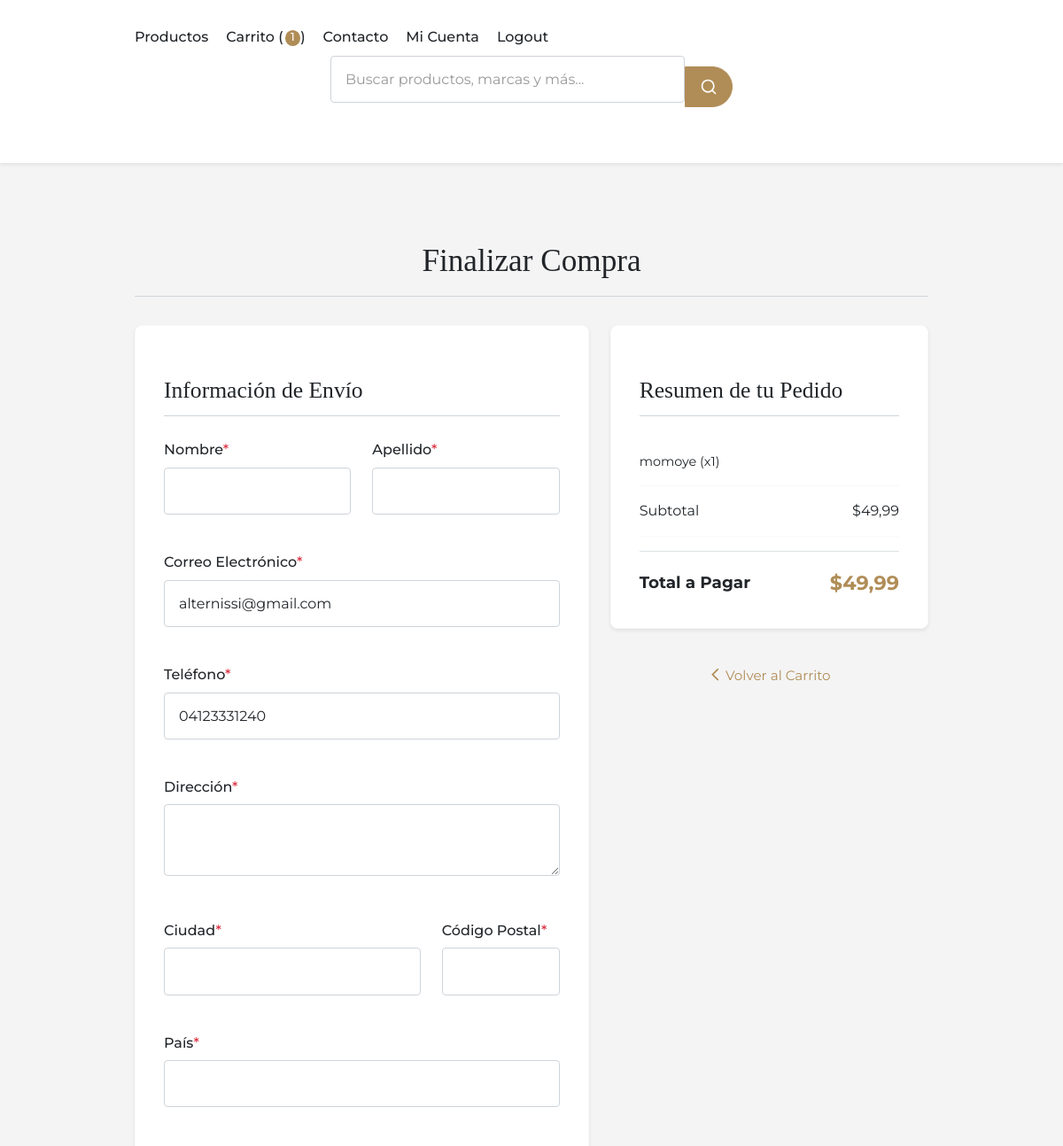
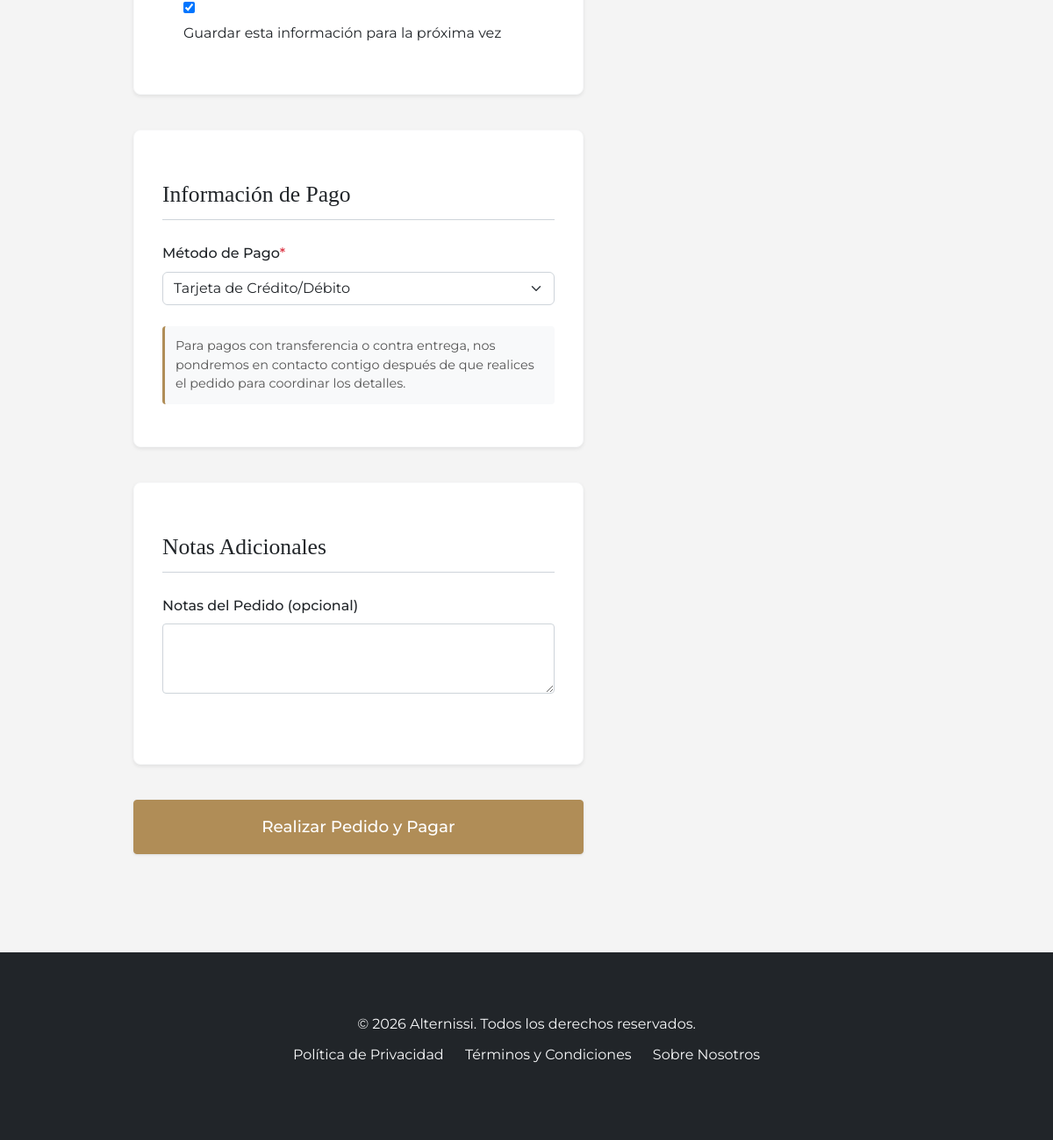
Screenshot of /checkout/ (signed in) with the database file from the repository (2 pictures, top to bottom).
### post/models.py (models this page shows, shortened)
class TimeStampedModel(models.Model):
    creado = models.DateTimeField(auto_now_add=True, db_index=True)
    actualizado = models.DateTimeField(auto_now=True)
    class Meta:
        abstract = True

class Cliente(TimeStampedModel):
    usuario = models.OneToOneField(
        User,
        on_delete=models.CASCADE,
        null=True,
        blank=True,
        related_name='cliente'
    )
    nombre = models.CharField(max_length=100)
    apellido = models.CharField(max_length=100)
    email = models.EmailField(unique=True)
    telefono = models.CharField(max_length=20, blank=True)
    direccion = models.TextField(blank=True)
    ciudad = models.CharField(max_length=100, blank=True)
    codigo_postal = models.CharField(max_length=20, blank=True)
    pais = models.CharField(max_length=100, blank=True)
    fecha_nacimiento = models.DateField(null=True, blank=True)
    acepta_marketing = models.BooleanField(default=False)
    class Meta:
        ordering = ['apellido', 'nombre']
        indexes = [
            models.Index(fields=['apellido', 'nombre']),
            models.Index(fields=['email']),
        ]

class ItemCarrito(models.Model):
    carrito = models.ForeignKey(
        'Carrito', # Ahora Carrito está antes, así que esto es seguro.
        related_name='items',
        on_delete=models.CASCADE
    )
    producto = models.ForeignKey(
        Producto, # Producto está antes, seguro.
        on_delete=models.CASCADE
    )
    cantidad = models.PositiveIntegerField(default=1)
    precio = models.DecimalField(max_digits=12, decimal_places=2)
    creado = models.DateTimeField(auto_now_add=True)
    actualizado = models.DateTimeField(auto_now=True)
    class Meta:
        unique_together = ('carrito', 'producto')
        verbose_name = 'ítem de carrito'
        verbose_name_plural = 'ítems de carrito'
    @property
    def subtotal(self):
        return self.precio * self.cantidad

class Producto(TimeStampedModel):
    class Talla(models.TextChoices):
        XS = 'XS', 'Extra Small'
        S = 'S', 'Small'
        M = 'M', 'Medium'
        L = 'L', 'Large'
        XL = 'XL', 'Extra Large'
        XXL = 'XXL', 'Extra Extra Large'
        U = 'U', 'Única'
    class Genero(models.TextChoices):
        HOMBRE = 'H', 'Hombre'
        MUJER = 'M', 'Mujer'
        UNISEX = 'U', 'Unisex'
        NINO = 'N', 'Niño'
    nombre = models.CharField(max_length=200)
    slug = models.SlugField(max_length=200, unique=True, allow_unicode=True)
    sku = models.CharField(max_length=50, unique=True, editable=False, default=generar_sku)
    descripcion = models.TextField()
    caracteristicas = models.JSONField(default=dict, blank=True)  # Django 5.0+ feature
    precio = models.DecimalField(max_digits=12, decimal_places=2)
    precio_descuento = models.DecimalField(
        max_digits=12,
        decimal_places=2,
        blank=True,
        null=True,
        help_text="Si se especifica, será el precio mostrado como oferta."
    )
    categoria = models.ForeignKey(
        Categoria,
        related_name='productos',
        on_delete=models.PROTECT
    )
    marca = models.ForeignKey(
        Marca,
        related_name='productos',
        on_delete=models.SET_NULL,
        null=True,
        blank=True
    )
    talla = models.CharField(
        max_length=4,
        choices=Talla.choices,
        default=Talla.U
    )
    genero = models.CharField(
        max_length=1,
        choices=Genero.choices,
        default=Genero.UNISEX
    )
    color = models.CharField(max_length=50)
    material = models.CharField(max_length=100)
    stock = models.PositiveIntegerField()
    disponible = models.BooleanField(default=True)
    destacado = models.BooleanField(default=False)
    nuevo = models.BooleanField(default=False)
    etiquetas = models.ManyToManyField('EtiquetaProducto', blank=True)
    class Meta:
        ordering = ['-creado']
        indexes = [
            models.Index(fields=['nombre']),
            models.Index(fields=['precio']),
            models.Index(fields=['disponible']),
            models.Index(fields=['destacado']),
            models.Index(fields=['nuevo']),
            models.Index(fields=['categoria', 'disponible']),
        ]
        constraints = [
            models.CheckConstraint(
                check=Q(precio__gte=0),
                name='precio_positivo'
            ),
            models.CheckConstraint(
                check=Q(precio_descuento__isnull=True) | Q(precio_descuento__lt=F('precio')),
                name='descuento_valido'
            ),
        ]

class Carrito(models.Model):
    cliente = models.OneToOneField(
        Cliente,
        on_delete=models.CASCADE,
        null=True,
        blank=True,
        related_name='carrito'
    )
    session_key = models.CharField(max_length=40, blank=True, db_index=True)
    creado = models.DateTimeField(auto_now_add=True)
    actualizado = models.DateTimeField(auto_now=True)
    cupon = models.ForeignKey(
        Cupon,
        on_delete=models.SET_NULL,
        null=True,
        blank=True
    )
    class Meta:
        indexes = [
            models.Index(fields=['session_key']),
        ]
    @property
    def total_items(self):
        return self.items.aggregate(total=Sum('cantidad'))['total'] or 0
    @property
    def subtotal(self):
        return sum(item.subtotal for item in self.items.all())
    @property
    def total(self):
        return self.get_total()
    def get_total(self, cliente_actual=None): # cliente_actual puede ser self.cliente
        s_total = self.subtotal # Cachear para evitar múltiples llamadas a la property
        descuento_aplicado = 0
        if cliente_actual is None and self.cliente:
            cliente_actual = self.cliente
        if self.cupon and self.cupon.es_valido(cliente=cliente_actual, subtotal=s_total):
            descuento_aplicado = self.cupon.aplicar_descuento(s_total)
        return s_total - descuento_aplicado
    @property
    def descuento_aplicado(self): # Para mostrar en el template, cliente_actual se infiere de self.cliente
        cliente_para_validacion = self.cliente # Puede ser None si es un carrito de sesión
        if self.cupon and self.cupon.es_valido(cliente=cliente_para_validacion, subtotal=self.subtotal):
            return self.cupon.aplicar_descuento(self.subtotal)
        return 0

### post/views.py (the view)
# urls.py: path('checkout/', views.CheckoutView.as_view(), name='checkout'),
class CheckoutView(LoginRequiredMixin, CartMixin, TemplateView):
    template_name = 'post/checkout.html' # Corregido
    def dispatch(self, request, *args, **kwargs):
        cart = self.get_cart()
        if not cart.items.all().exists(): # Comprobar si hay items
            messages.warning(request, "Tu carrito está vacío.")
            return redirect('tienda:lista_productos') # Usar el namespace correcto
        return super().dispatch(request, *args, **kwargs)
    def get_context_data(self, **kwargs):
        context = super().get_context_data(**kwargs)
        cart = self.get_cart()
        context['carrito'] = cart
        initial_data = {}
        try:
            cliente = Cliente.objects.get(usuario=self.request.user)
            initial_data = {
                'nombre': cliente.nombre,
                'apellido': cliente.apellido,
                'email': cliente.email,
                'telefono': cliente.telefono,
                'direccion': cliente.direccion,
                'ciudad': cliente.ciudad,
                'codigo_postal': cliente.codigo_postal,
                'pais': cliente.pais,
            }
        except Cliente.DoesNotExist:
            initial_data = {
                'email': self.request.user.email,
                'nombre': self.request.user.first_name,
                'apellido': self.request.user.last_name,
            }
        context['form'] = CheckoutForm(initial=initial_data)
        context['pedido_metodos_pago_choices'] = Pedido.MetodoPago.choices
        return context

### post/templates/post/checkout.html (shortened to what this page needs)
{% extends "post/base.html" %}
{% load static %}
{% block content %}
<div class="container mt-4">
    <div class="checkout-page-header">
        <h2>Finalizar Compra</h2>
    </div>
    <form method="post" id="checkoutForm" action="{% url 'tienda:procesar_pedido' %}">
        <div class="row">
            <div class="col-lg-7">
                <section class="checkout-form-section">
                    <h3>Información de Envío</h3>
                    <div class="row">
                        <div class="form-group col-md-6">
                            <label for="{{ form.nombre.id_for_label }}" class="form-label">{{ form.nombre.label }}{% if form.nombre.field.required %}<span class="text-danger">*</span>{% endif %}</label>
                            {{ form.nombre }}
                        </div>
                        <div class="form-group col-md-6">
                            <label for="{{ form.apellido.id_for_label }}" class="form-label">{{ form.apellido.label }}{% if form.apellido.field.required %}<span class="text-danger">*</span>{% endif %}</label>
                            {{ form.apellido }}
                        </div>
                    </div>
                    <div class="form-group">
                        <label for="{{ form.email.id_for_label }}" class="form-label">{{ form.email.label }}{% if form.email.field.required %}<span class="text-danger">*</span>{% endif %}</label>
                        {{ form.email }}
                    </div>
                    <div class="form-group">
                        <label for="{{ form.telefono.id_for_label }}" class="form-label">{{ form.telefono.label }}{% if form.telefono.field.required %}<span class="text-danger">*</span>{% endif %}</label>
                        {{ form.telefono }}
                    </div>
                    <div class="form-group">
                        <label for="{{ form.direccion.id_for_label }}" class="form-label">{{ form.direccion.label }}{% if form.direccion.field.required %}<span class="text-danger">*</span>{% endif %}</label>
                        {{ form.direccion }}
                    </div>
                    <div class="row">
                        <div class="form-group col-md-8">
                            <label for="{{ form.ciudad.id_for_label }}" class="form-label">{{ form.ciudad.label }}{% if form.ciudad.field.required %}<span class="text-danger">*</span>{% endif %}</label>
                            {{ form.ciudad }}
                        </div>
                        <div class="form-group col-md-4">
                            <label for="{{ form.codigo_postal.id_for_label }}" class="form-label">{{ form.codigo_postal.label }}{% if form.codigo_postal.field.required %}<span class="text-danger">*</span>{% endif %}</label>
                            {{ form.codigo_postal }}
                        </div>
                    </div>
                    <div class="form-group">
                        <label for="{{ form.pais.id_for_label }}" class="form-label">{{ form.pais.label }}{% if form.pais.field.required %}<span class="text-danger">*</span>{% endif %}</label>
                        {{ form.pais }}
                    </div>
                    <div class="form-group form-check">
                        {{ form.guardar_informacion }}
                        <label class="form-check-label" for="{{ form.guardar_informacion.id_for_label }}">
                            {{ form.guardar_informacion.label }}
                        </label>
                    </div>
                </section>
                <section class="checkout-form-section mt-4 payment-info-text">
                    <h3>Información de Pago</h3>
                    <div class="form-group">
                        <label for="{{ form.metodo_pago.id_for_label }}" class="form-label">{{ form.metodo_pago.label }}{% if form.metodo_pago.field.required %}<span class="text-danger">*</span>{% endif %}</label>
                        {{ form.metodo_pago }}
                    </div>
                    <p>Para pagos con transferencia o contra entrega, nos pondremos en contacto contigo después de que realices el pedido para coordinar los detalles.</p>
                </section>
                <section class="checkout-form-section mt-4">
                    <h3>Notas Adicionales</h3>
                    <div class="form-group">
                        <label for="{{ form.notas_adicionales.id_for_label }}" class="form-label">{{ form.notas_adicionales.label }}</label>
                        {{ form.notas_adicionales }}
                    </div>
                </section>
                <div class="checkout-actions mt-4 d-grid">
                    <button type="submit" class="btn btn-primary btn-lg">Realizar Pedido y Pagar</button>
                </div>
            </div>
            <div class="col-lg-5">
                <aside class="checkout-summary-section">
                    <h3>Resumen de tu Pedido</h3>
                    {% if carrito and carrito.items.all %}
                    <ul class="list-group list-group-flush">
                        {% for item in carrito.items.all %}
                        <li class="list-group-item d-flex justify-content-between align-items-center">
                            <div class="item-name">
                                {{ item.producto.nombre }} (x{{ item.cantidad }})
                            </div>
                        </li>
                        {% endfor %}
                        <li class="list-group-item d-flex justify-content-between align-items-center">
                            Subtotal
                            <span>${{ carrito.subtotal }}</span>
                        </li>
                        <li class="list-group-item d-flex justify-content-between align-items-center fw-bold mt-3 pt-3 border-top">
                            <span class="summary-total-label">Total a Pagar</span>
                            <span class="summary-total-value">${{ carrito.total }}</span>
                        </li>
                    </ul>
                    {% else %}
                    <p>No hay ítems en tu carrito para proceder al pago.</p>
                    {% endif %}
                </aside>
                 <div class="text-center mt-3">
                    <a href="{% url 'tienda:ver_carrito' %}" class="back-to-cart-link">
                        <span class="material-icons">arrow_back_ios_new</span> Volver al Carrito
                    </a>
                </div>
            </div>
        </div>
    </form>
</div>
{% endblock %}

### rows the page displays
Cliente: email "alternissi@gmail.com", telefono "04123331240"
ItemCarrito: producto.nombre "momoye", cantidad "1"
Carrito: subtotal "49,99", total "49,99"

### other values shown
{{ global_cart_items|default:0 }} "1"
